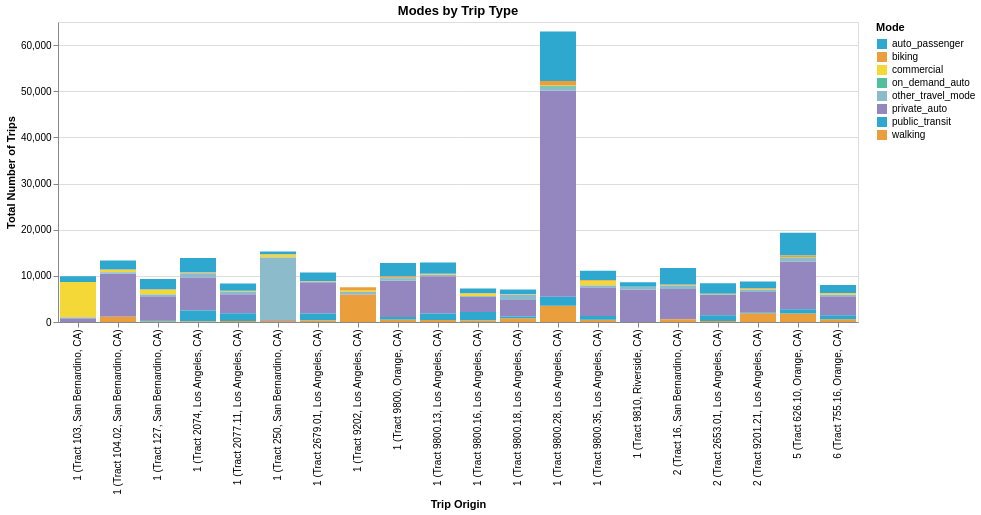

The notebook cell saved with this chart:
### Code cell
alt.Chart(modes_breakdown).mark_bar().encode(
    x=alt.X("Trip Grouping:O", title = "Trip Origin"),
    y=alt.Y("Total Trips:Q", title="Total Number of Trips"),
    color=alt.Color("Mode:N", scale=alt.Scale(range=cp.CALITP_CATEGORY_BRIGHT_COLORS)),
    tooltip = ['Total Trips', 'Mode']
    ).properties(
    width=800,  
    height=300,
    title='Modes by Trip Type')

### Figure 1 — Vega-Lite specification as saved in the notebook (floating-point values rounded to 4 significant figures; data arrays with more than 128 entries replaced by an {"elided": "..."} marker saying what was removed)
{"config": {"view": {"continuousWidth": 300, "continuousHeight": 300}}, "data": {"name": "data-dc6113b0382df54b48a97945c3fded3f"}, "mark": {"type": "bar"}, "encoding": {"color": {"field": "Mode", "scale": {"range": ["#2EA8CE", "#EB9F3C", "#F4D837", "#51BF9D", "#8CBCCB", "#9487C0"]}, "type": "nominal"}, "tooltip": [{"field": "Total Trips", "type": "quantitative"}, {"field": "Mode", "type": "nominal"}], "x": {"field": "Trip Grouping", "title": "Trip Origin", "type": "ordinal"}, "y": {"field": "Total Trips", "title": "Total Number of Trips", "type": "quantitative"}}, "height": 300, "title": "Modes by Trip Type", "width": 800, "$schema": "https://vega.github.io/schema/vega-lite/v5.20.1.json", "datasets": {"data-dc6113b0382df54b48a97945c3fded3f": {"elided": "149 records"}}}
